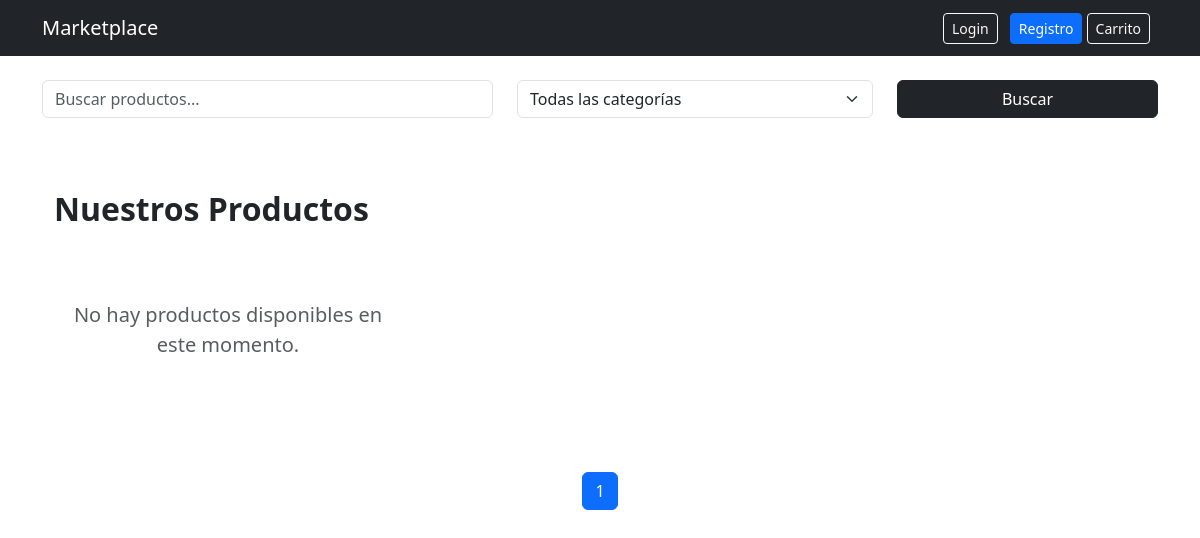
/, run on an earlier commit of the app's database.
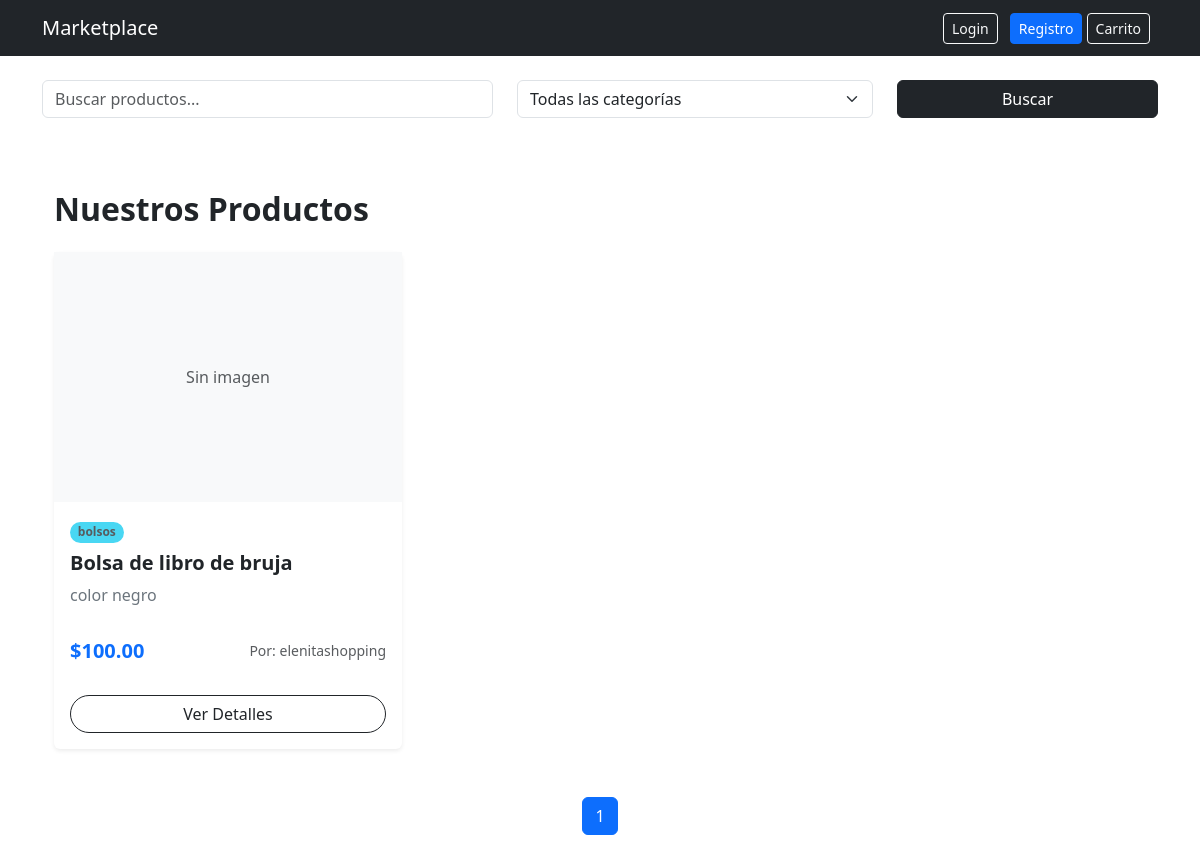
And on a later commit of the database.
### store/models.py (models this page shows, shortened)
class Product(models.Model):
    id = models.UUIDField(primary_key=True, default=uuid.uuid4, editable=False)
    name = models.CharField(max_length=150)
    description = models.TextField()
    price = models.DecimalField(max_digits=10, decimal_places=2)
    stock = models.PositiveIntegerField(default=0)
    owner = models.ForeignKey(
        User,
        on_delete=models.CASCADE,
        related_name='products'
    )  # 1:N
    categories = models.ManyToManyField(
        Category,
        related_name='products'
    )  # N:M
    created_at = models.DateTimeField(auto_now_add=True)

class Category(models.Model):
    id = models.UUIDField(primary_key=True, default=uuid.uuid4, editable=False)
    name = models.CharField(max_length=100)
    description = models.TextField(blank=True)

class User(AbstractUser):
    id = models.UUIDField(primary_key=True, default=uuid.uuid4, editable=False)
    is_seller = models.BooleanField(default=False)

### store/views.py (the view)
# urls.py: 2. Add a URL to urlpatterns:  path('', views.home, name='home')
def home(request):
    query = request.GET.get('q')
    category_id = request.GET.get('category')
    products = Product.objects.select_related(
        'owner'
    ).prefetch_related(
        'categories'
    ).all()
    if query:
        products = products.filter(
            Q(name__icontains=query) |
            Q(description__icontains=query)
        )
    if category_id:
        products = products.filter(
            categories__id=category_id
        )
    paginator = Paginator(products, 6)
    page_number = request.GET.get('page')
    page_obj = paginator.get_page(page_number)
    categories = Category.objects.all()
    return render(request, 'store/home.html', {
        'page_obj': page_obj,
        'categories': categories,
        "products":products
    })

### store/templates/store/home.html (shortened to what this page needs)
{% extends 'store/base.html' %}
{% block content %}
<form method="GET" class="row mb-4">
    <div class="col-md-5">
        <input type="text"
               name="q"
               class="form-control"
               placeholder="Buscar productos...">
    </div>
    <div class="col-md-4">
        <select name="category"
                class="form-select">
            <option value="">Todas las categorías</option>
        </select>
    </div>
    <div class="col-md-3">
        <button class="btn btn-dark w-100">
            Buscar
        </button>
    </div>
</form>
<div class="container py-5">
    <h2 class="mb-4 fw-bold text-dark">Nuestros Productos</h2>
    <div class="row row-cols-1 row-cols-md-2 row-cols-lg-3 g-4">
        {% for product in products %}
        <div class="col">
            <div class="card h-100 border-0 shadow-sm transition-hover">
                {% if product.image %}
                    <img src="{{ product.image.url }}" class="card-img-top object-fit-cover" alt="{{ product.name }}" style="height: 250px;">
                {% else %}
                    <div class="bg-light d-flex align-items-center justify-content-center" style="height: 250px;">
                        <span class="text-muted">Sin imagen</span>
                    </div>
                {% endif %}
                <div class="card-body d-flex flex-column">
                    <div class="mb-2">
                        {% for cat in product.categories.all %}
                            <span class="badge rounded-pill bg-info text-dark opacity-75 small">{{ cat.name }}</span>
                        {% endfor %}
                    </div>
                    <h5 class="card-title fw-semibold">{{ product.name }}</h5>
                    <p class="card-text text-secondary flex-grow-1">
                        {{ product.description|truncatechars:100 }}
                    </p>
                    <div class="d-flex justify-content-between align-items-center mt-3">
                        <span class="h5 mb-0 fw-bold text-primary">${{ product.price }}</span>
                        <small class="text-muted">Por: {{ product.owner.username }}</small>
                    </div>
                </div>
                <div class="card-footer bg-transparent border-top-0 pb-3">
                    <div class="d-grid pt-2">
                        <a href="#" class="btn btn-outline-dark rounded-pill">Ver Detalles</a>
                    </div>
                </div>
            </div>
        </div>
        {% empty %}
        <div class="col-12 text-center py-5">
            <p class="lead text-muted">No hay productos disponibles en este momento.</p>
        </div>
        {% endfor %}
    </div>
</div>
<nav>
<ul class="pagination justify-content-center">
    <li class="page-item active">
        <span class="page-link">
            {{ page_obj.number }}
        </span>
    </li>
</ul>
</nav>
{% endblock %}

What changed in the data, as far as the page shows it:
added Product: name "Bolsa de libro de bruja", description "color negro", price "100.00", owner.username "elenitashopping"
added Category: name "bolsos"
Also different on the page:
text no longer shown: "No hay productos disponibles en este momento."
